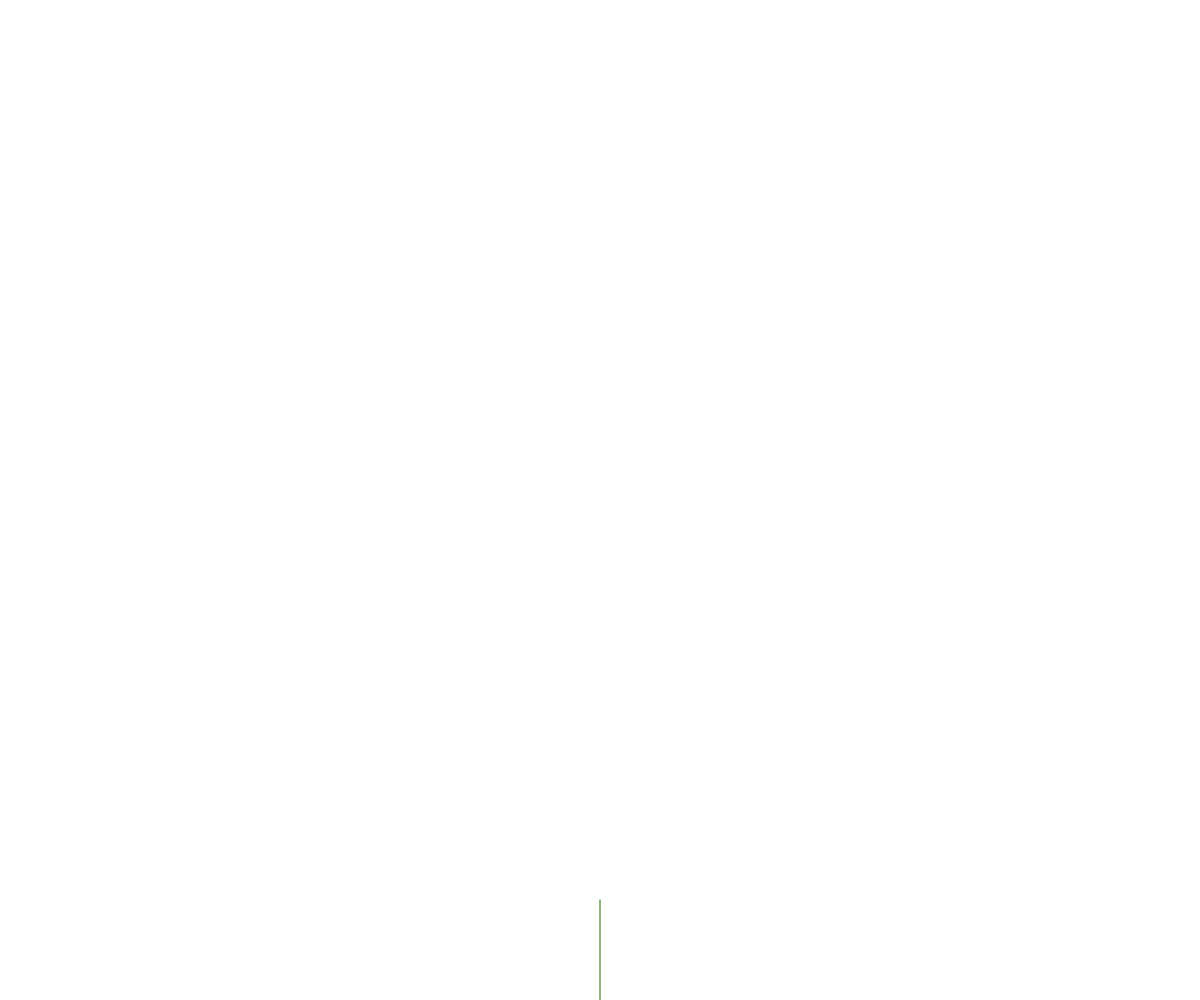
Frame 1 (no input)
Frame 60 (no input): identical to frame 1, image omitted
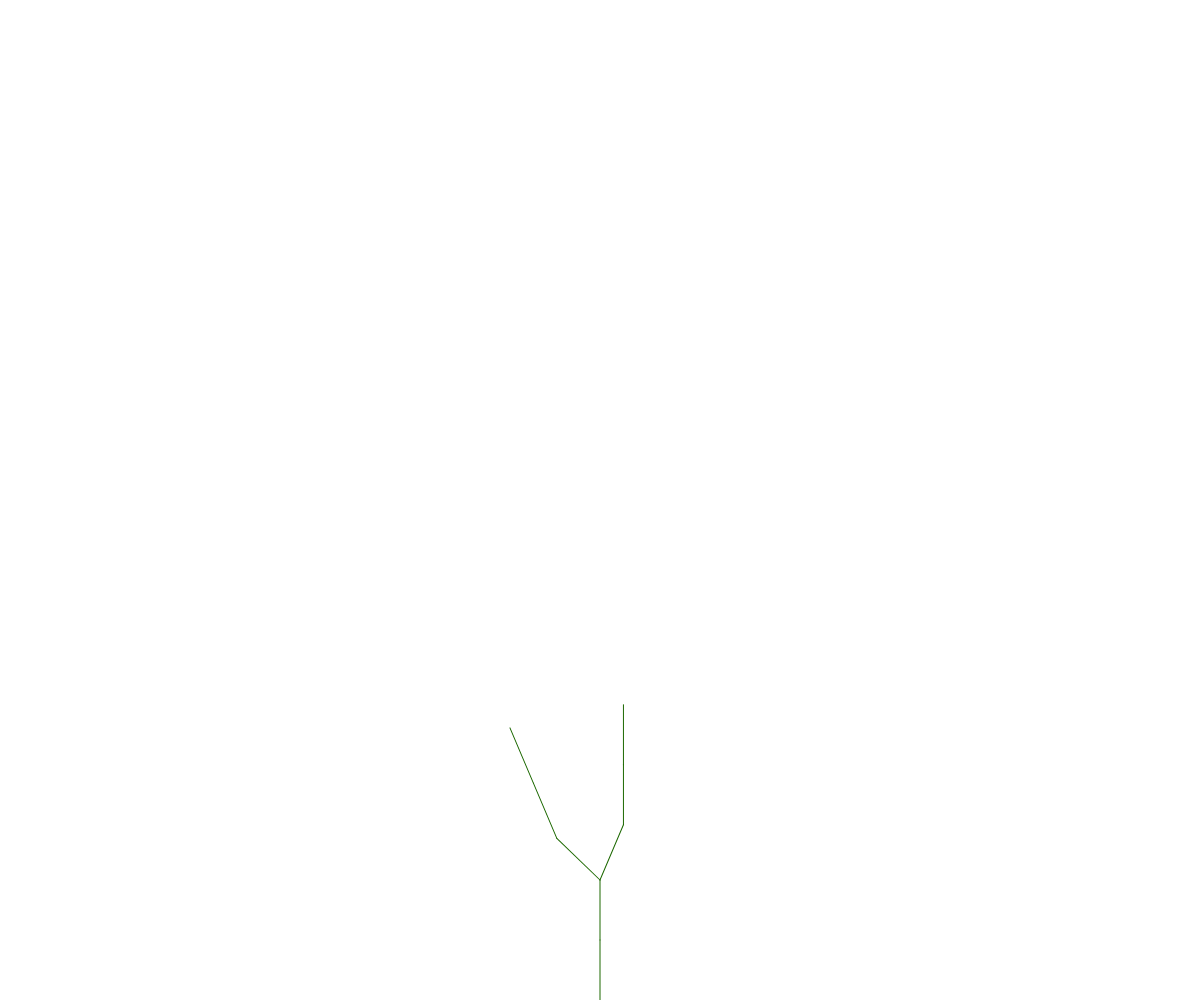
Frame 120 (the mouse pressed at the canvas centre since frame 60)

The p5.js sketch that drew these frames (run headless with seeded random() and noise() and a simulated clock; from frame 60 on, the mouse is pressed at the canvas centre):

// p5.js sketch
// ── sketch.js
let axiom = "FX";
let sentence = axiom;
let len = 100;
let angle;

let rules = [];
rules[0] = {
  a: "F",
  b: "FF-[-F+FF]+[+F-FF]"
}


function generate() {
  let nextSentence = "";
  len *= 0.6;
  for (let i=0; i < sentence.length; i++){
    let current = sentence.charAt(i);
    let found = false;
    for (let j = 0; j < rules.length; j++){
      if(current == rules[j].a) {
          nextSentence += rules[j].b; 
          found = true;
          break;   
      }
      if (!found){
        nextSentence += current;
      }
    }
  }
  sentence = nextSentence;
  // Aggiungi l'autoclick del mouse ogni 5 secondi
  setTimeout(() => mousePressed(), 5000);
}

function turtle() {
  background(255,255,255);
  stroke(28,104,0);
  resetMatrix();
  translate(windowWidth/2, windowHeight);
  for (let i=0; i < sentence.length; i++){
    let current = sentence.charAt(i);
    if (current == "F") {
    //if (current == "F"){
      line(0,0,0, -len);
      translate(0, -len);
    }
    else if (current == "X"){
      translate(0, -len);
    }
    else if (current == "+"){
        rotate(angle);
    }
    else if (current == "-") {
      rotate(-angle);
    }
    else if (current == "[") {
      push();
    }
    else if (current == "]") {
      pop();
    }
  }
}
  

function setup() {
  createCanvas(windowWidth, windowHeight);
  background(51,47,60);
  turtle();
  angle = radians(23);
  // put setup code here
}


function draw() {
  turtle();
}



let counter = 0;
function mousePressed() {
  counter++;
  if(counter < 7){
    generate();
  }
 
}

// ── style.css
/* The snackbar - position it at the bottom and in the middle of the screen */
#snackbar {
    font-size: 2.5em;
    visibility: hidden; /* Hidden by default. Visible on click */
    min-width: 250px; /* Set a default minimum width */
    margin-left: -125px; /* Divide value of min-width by 2 */
     /* Black background color */
    color: rgb(28, 104, 0); /* White text color */
    text-align: center; /* Centered text */
    border-radius: 2px; /* Rounded borders */
    padding: 122px; /* Padding */
    position: fixed; /* Sit on top of the screen */
    z-index: 100; /* Add a z-index if needed */
    left: 70%; /* Center the snackbar */
    opacity: 0.8;
    bottom: 7%; /* 30px from the bottom */
  }
  
  /* Show the snackbar when clicking on a button (class added with JavaScript) */
  #snackbar.show {
    visibility: visible; /* Show the snackbar */
    /* Add animation: Take 0.5 seconds to fade in and out the snackbar. 
    However, delay the fade out process for 2.5 seconds */
    -webkit-animation: fadein 0.5s, fadeout 0.5s 2.5s;
    animation: fadein 0.5s, fadeout 0.5s 2.5s;
  }
  
  /* Animations to fade the snackbar in and out */
  @-webkit-keyframes fadein {
    from {bottom: 0; opacity: 0;} 
    to {bottom: 7%; opacity: 1;}
  }
  
  @keyframes fadein {
    from {bottom: 0; opacity: 0;}
    to {bottom: 7%; opacity: 1;}
  }
  
  @-webkit-keyframes fadeout {
    from {bottom: 7%; opacity: 1;} 
    to {bottom: 0; opacity: 0;}
  }
  
  @keyframes fadeout {
    from {bottom: 7%; opacity: 1;}
    to {bottom: 0; opacity: 0;}
  }
